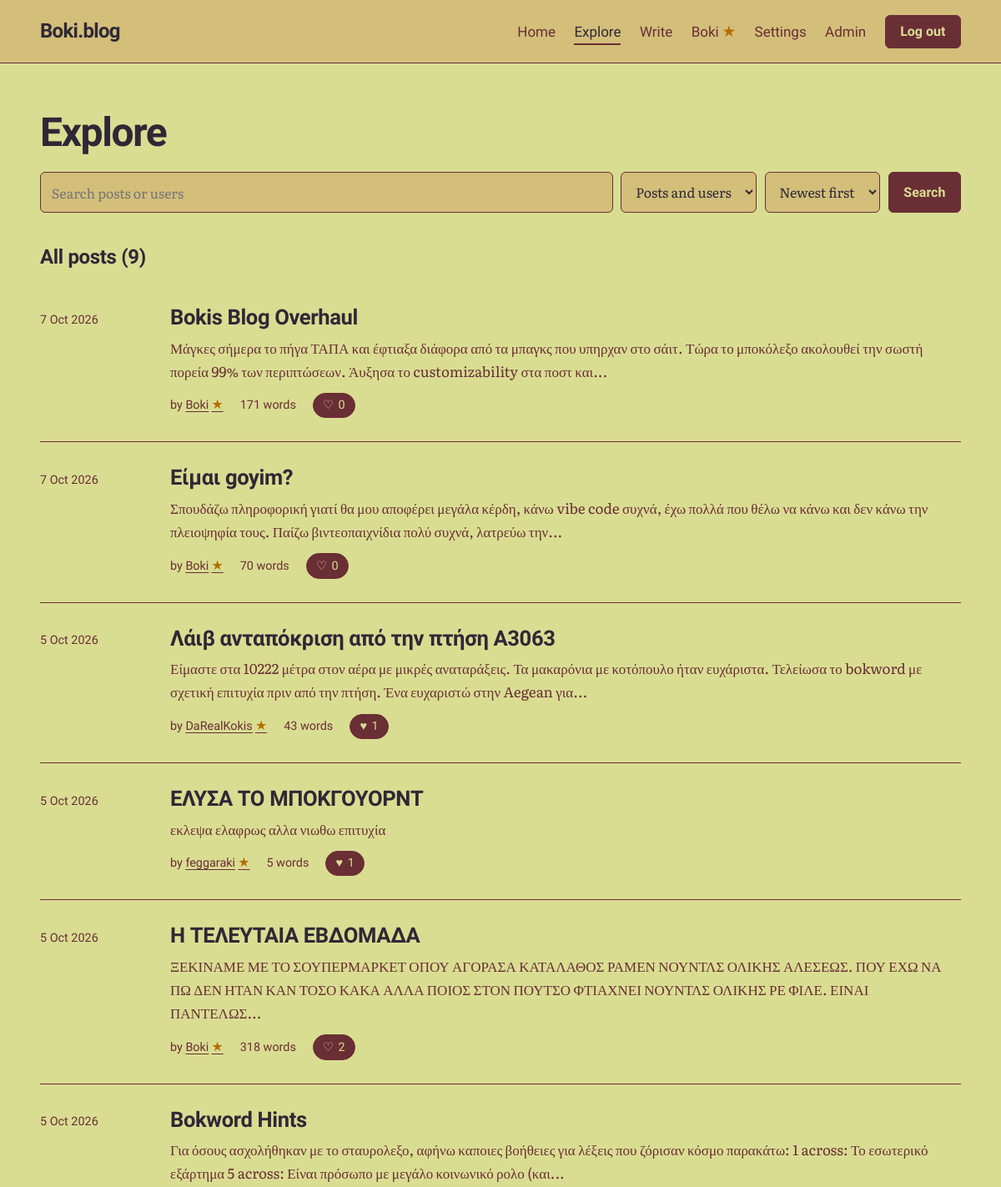
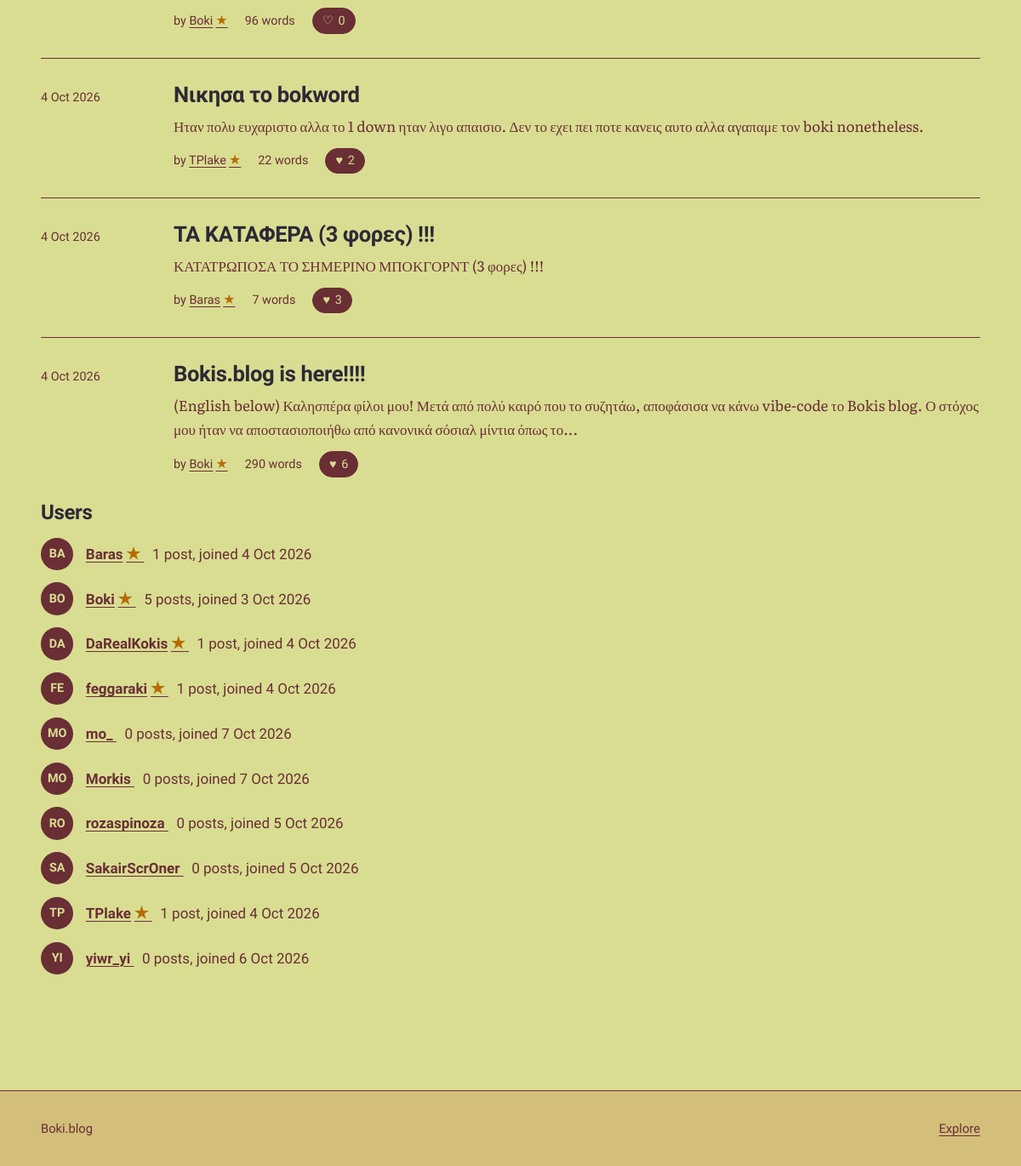
Page /explore (signed in) on the committed database (2 pictures, top to bottom).
### tables this page shows
CREATE TABLE users (
    id            INTEGER PRIMARY KEY,
    username      TEXT NOT NULL UNIQUE COLLATE NOCASE,
    password_hash TEXT NOT NULL,
    is_admin      INTEGER NOT NULL DEFAULT 0,
    created_at    TEXT NOT NULL DEFAULT (datetime('now')),
    bio           TEXT NOT NULL DEFAULT '',
    avatar        TEXT,
    profile_bg    TEXT NOT NULL DEFAULT '#D9DD92',
    profile_text  TEXT NOT NULL DEFAULT '#2E2836'
, avatar_position_x INTEGER NOT NULL DEFAULT 50, avatar_position_y INTEGER NOT NULL DEFAULT 50, bokword_victories INTEGER NOT NULL DEFAULT 0, boknections_victories INTEGER NOT NULL DEFAULT 0);

CREATE TABLE posts (
    id         INTEGER PRIMARY KEY,
    user_id    INTEGER NOT NULL REFERENCES users(id) ON DELETE CASCADE,
    title      TEXT NOT NULL,
    body       TEXT NOT NULL,
    created_at TEXT NOT NULL DEFAULT (datetime('now')),
    updated_at TEXT,
    image      TEXT,
    text_color TEXT NOT NULL DEFAULT '#2E2836',
    title_color TEXT NOT NULL DEFAULT '#2E2836',
    background_color TEXT NOT NULL DEFAULT '#D9DD92'
, accent_color TEXT NOT NULL DEFAULT '#6A2E35', surface_color TEXT NOT NULL DEFAULT '#D3BE7A', button_text_color TEXT NOT NULL DEFAULT '#D9DD92');

### app.py (the view)
@app.get("/explore")
def explore():
    q = request.args.get("q", "").strip()[:100]
    kind = request.args.get("type", "all")
    sort = request.args.get("sort", "new")
    if kind not in ("all", "posts", "users"):
        kind = "all"
    if sort not in SORTS:
        sort = "new"
    page = request.args.get("page", 1, type=int)
    users, posts, total, pages = [], [], 0, 1
    if q:
        pattern = like_pattern(q)
        if kind in ("all", "users"):
            users = db().execute(
                """SELECT u.username, u.created_at,
                          EXISTS(
                            SELECT 1 FROM crossword_completions c
                            JOIN crossword_state s ON s.id = 1
                            WHERE c.user_id = u.id AND c.puzzle_version = s.version
                          ) AS crossword_star,
                          (SELECT COUNT(*) FROM posts WHERE user_id = u.id) AS post_count
                   FROM users u WHERE u.username LIKE ? ESCAPE '\\'
                   ORDER BY u.username LIMIT 20""", (pattern,)).fetchall()
        if kind in ("all", "posts"):
            posts, total, page, pages = fetch_posts(
                "(p.title LIKE ? ESCAPE '\\' OR p.body LIKE ? ESCAPE '\\' "
                "OR u.username LIKE ? ESCAPE '\\')",
                (pattern, pattern, pattern), sort, page)
    else:
        if kind in ("all", "users"):
            users = db().execute(
                """SELECT u.username, u.created_at,
                          EXISTS(
                            SELECT 1 FROM crossword_completions c
                            JOIN crossword_state s ON s.id = 1
                            WHERE c.user_id = u.id AND c.puzzle_version = s.version
                          ) AS crossword_star,
                          (SELECT COUNT(*) FROM posts WHERE user_id = u.id) AS post_count
                   FROM users u
                   ORDER BY u.username LIMIT 20""").fetchall()
        if kind in ("all", "posts"):
            posts, total, page, pages = fetch_posts(sort=sort, page=page)
    return render_template("explore.html", q=q, kind=kind, sort=sort, users=users,
                           posts=posts, total=total, page=page, pages=pages)

### app.py (called while the page is built)
def db():
    if "db" not in g:
        g.db = sqlite3.connect(DB_PATH)
        g.db.row_factory = sqlite3.Row
        g.db.execute("PRAGMA foreign_keys = ON")
    return g.db

def get_setting(key):
    row = db().execute("SELECT value FROM settings WHERE key = ?", (key,)).fetchone()
    return row["value"] if row else None

def viewer_id():
    return g.user["id"] if g.user else -1

def boknections_enabled():
    return get_setting("boknections_enabled") == "1"

def flower_usernames():
    if "flower_users" not in g:
        g.flower_users = set()
        if boknections_enabled():
            rows = db().execute(
                "SELECT u.username FROM boknections_progress p "
                "JOIN boknections_state s ON s.id = 1 AND s.version = p.puzzle_version "
                "JOIN users u ON u.id = p.user_id WHERE p.solved = 1").fetchall()
            g.flower_users = {row["username"] for row in rows}
    return g.flower_users

def fetch_posts(where="1 = 1", params=(), sort="new", page=1):
    total = db().execute(
        f"SELECT COUNT(*) {POST_FROM} WHERE {where}", params).fetchone()[0]
    pages = max(1, -(-total // PER_PAGE))
    page = min(max(page, 1), pages)
    rows = db().execute(
        f"SELECT {POST_COLS} {POST_FROM} WHERE {where} "
        f"ORDER BY {SORTS[sort]} LIMIT ? OFFSET ?",
        (viewer_id(), *params, PER_PAGE, (page - 1) * PER_PAGE)).fetchall()
    return rows, total, page, pages

@app.after_request
def security_headers(resp):
    resp.headers["Content-Security-Policy"] = (
        "default-src 'self'; style-src 'self' 'unsafe-inline' https://fonts.googleapis.com; "
        "font-src https://fonts.gstatic.com; img-src 'self' data:; "
        "form-action 'self'; frame-ancestors 'none'; base-uri 'self'")
    resp.headers["X-Content-Type-Options"] = "nosniff"
    resp.headers["Referrer-Policy"] = "same-origin"
    return resp

@app.context_processor
def inject_site():
    return {"site_name": app.config["SITE_NAME"]}

def parse_ts(value):
    return datetime.strptime(value, "%Y-%m-%d %H:%M:%S")

@app.template_filter("date")
def date_filter(value):
    dt = parse_ts(value)
    return f"{dt.day} {dt:%b %Y}"

@app.template_filter("iso")
def iso_filter(value):
    return parse_ts(value).strftime("%Y-%m-%d")

@app.template_filter("wordcount")
def wordcount_filter(text):
    return len(text.split())

### templates/explore.html (shortened to what this page needs)
{% extends "base.html" %}
{% from "_macros.html" import post_row, pager with context %}
{% from "_macros.html" import user_name %}
{% block content %}
<div class="wrap page">
  <h1 class="page-title">Explore</h1>
  <form class="search" method="get" action="{{ url_for('explore') }}" role="search">
    <input id="q" name="q" type="search" value="{{ q }}" placeholder="Search posts or users" maxlength="100" autocomplete="off">
    <select id="type" name="type">
      <option value="all" {% if kind == 'all' %}selected{% endif %}>Posts and users</option>
    </select>
    <select id="sort" name="sort">
      <option value="new" {% if sort == 'new' %}selected{% endif %}>Newest first</option>
    </select>
    <button class="button" type="submit">Search</button>
  </form>
  {% set next = request.full_path.rstrip('?') %}
  {% if q %}
    {% if kind in ('all', 'posts') %}
      <section aria-labelledby="posts-title">
        <h2 class="section-title" id="posts-title">Posts ({{ total }})</h2>
        {% if posts %}
          <ol class="post-list">{% for p in posts %}{{ post_row(p, next) }}{% endfor %}</ol>
          {{ pager('explore', page, pages, {'q': q, 'type': kind, 'sort': sort}) }}
        {% else %}
          <p class="empty">No posts match &ldquo;{{ q }}&rdquo;. Try fewer or different words.</p>
        {% endif %}
      </section>
    {% endif %}
    {% if kind in ('all', 'users') %}
      <section aria-labelledby="users-title">
        <h2 class="section-title" id="users-title">Users</h2>
        {% if users %}
          <ul class="user-list">
            {% for u in users %}
              <li>
                <span class="avatar small" aria-hidden="true">{{ u.username[:2]|upper }}</span>
                <div>
                  <a href="{{ url_for('profile', username=u.username) }}">{{ user_name(u.username, u.crossword_star) }}</a>
                  <span class="muted">{{ u.post_count }} {{ 'post' if u.post_count == 1 else 'posts' }}, joined {{ u.created_at|date }}</span>
                </div>
              </li>
            {% endfor %}
          </ul>
        {% else %}
          <p class="empty">No users match &ldquo;{{ q }}&rdquo;.</p>
        {% endif %}
      </section>
    {% endif %}
  {% else %}
    {% if kind in ('all', 'posts') %}
      <section aria-labelledby="all-title">
        <h2 class="section-title" id="all-title">All posts ({{ total }})</h2>
        {% if posts %}
          <ol class="post-list">{% for p in posts %}{{ post_row(p, next) }}{% endfor %}</ol>
        {% else %}
          <p class="empty">Nothing has been published yet.</p>
        {% endif %}
      </section>
    {% endif %}
    {% if kind in ('all', 'users') %}
      <section aria-labelledby="users-title">
        <h2 class="section-title" id="users-title">Users</h2>
        {% if users %}
          <ul class="user-list">
            {% for u in users %}
              <li>
                <span class="avatar small" aria-hidden="true">{{ u.username[:2]|upper }}</span>
                <div>
                  <a href="{{ url_for('profile', username=u.username) }}">{{ user_name(u.username, u.crossword_star) }}</a>
                  <span class="muted">{{ u.post_count }} {{ 'post' if u.post_count == 1 else 'posts' }}, joined {{ u.created_at|date }}</span>
                </div>
              </li>
            {% endfor %}
          </ul>
        {% else %}
          <p class="empty">No users have joined yet.</p>
        {% endif %}
      </section>
    {% endif %}
  {% endif %}
</div>
{% endblock %}

### templates/_macros.html (shortened to what this page needs)
{% macro like_button(post, next) %}
  {% if g.user %}
    <form class="inline-form" method="post" action="{{ url_for('toggle_like', post_id=post.id) }}">
      <button class="like {% if post.liked %}is-liked{% endif %}" type="submit" aria-pressed="{{ 'true' if post.liked else 'false' }}">
        <span aria-hidden="true">{{ '♥' if post.liked else '♡' }}</span>
        {{ post.like_count }}
      </button>
    </form>
  {% else %}
    <a class="like" href="{{ url_for('login', next=next) }}">
      <span aria-hidden="true">♡</span> {{ post.like_count }}
      <span class="sr">{{ 'like' if post.like_count == 1 else 'likes' }}, log in to like</span>
    </a>
  {% endif %}
{% endmacro %}
{% macro user_name(username, crossword_star=false) %}
  {{ username }}{% if crossword_star %}<span class="achievement-star" role="img" aria-label="Solved the current Weekly Bokword" title="Solved the current Weekly Bokword">★</span>{% endif %}
{% endmacro %}
{% macro post_row(post, next) %}
  <li class="post-item">
    <time datetime="{{ post.created_at|iso }}">{{ post.created_at|date }}</time>
    <div>
      <h3><a href="{{ url_for('post', post_id=post.id) }}">{{ post.title }}</a></h3>
      <p>{{ post.body|excerpt }}</p>
      <ul class="meta">
        <li>by <a href="{{ url_for('profile', username=post.username) }}">{{ user_name(post.username, post.crossword_star) }}</a></li>
        <li>{{ post.body|wordcount }} {{ 'word' if (post.body|wordcount) == 1 else 'words' }}</li>
        <li>{{ like_button(post, next) }}</li>
      </ul>
    </div>
  </li>
{% endmacro %}

### static/style.css (style rules this page uses)
:root { --bg: #D9DD92; --surface: #D3BE7A; --ink: #2E2836; --chrome-ink: var(--ink); --ink-soft: #6A2E35; --line: #6A2E35; --accent: #6A2E35; --accent-ink: #D9DD92; --mark: #D3BE7A; --danger: #6A2E35; --ok: #2E2836; --font-display: "Bricolage Grotesque", "Helvetica Neue", Arial, sans-serif; --font-body: "Literata", Georgia, "Times New Roman", serif; --measure: 38rem; --page: 72rem; --gap: clamp(1.25rem, 4vw, 3rem); }
*, *::before, *::after { box-sizing: border-box; }
html { -webkit-text-size-adjust: 100%; }
body { margin: 0; min-height: 100vh; display: flex; flex-direction: column; background: var(--bg); color: var(--ink); font-family: var(--font-body); font-size: 1.0625rem; line-height: 1.65; }
a { color: var(--accent); text-underline-offset: 0.2em; text-decoration-thickness: 1px; }
h1, h2, h3, h4 { font-family: var(--font-display); line-height: 1.12; letter-spacing: -0.015em; margin: 0; }
.wrap { width: min(100% - 2 * var(--gap), var(--page)); margin-inline: auto; }
.muted { color: var(--ink-soft); }
.inline-form { display: inline; margin: 0; }
.achievement-star { color: #B56D00; font-size: 1.1em; line-height: 1; margin-left: 0.2em; vertical-align: baseline; }
.section-title { font-size: 1.5rem; font-weight: 700; margin-bottom: 1rem; }
.meta { display: flex; flex-wrap: wrap; align-items: center; gap: 0.25rem 1.25rem; margin: 0; padding: 0; list-style: none; font-family: var(--font-display); font-size: 0.9rem; color: var(--ink-soft); }
.like { display: inline-flex; align-items: center; gap: 0.35rem; padding: 0.15rem 0.7rem; border-radius: 999px; border: 1px solid var(--accent); background: var(--accent); color: var(--accent-ink); font: inherit; font-family: var(--font-display); font-size: 0.9rem; cursor: pointer; text-decoration: none; }
.like.is-liked { background: var(--accent); border-color: var(--accent); color: var(--accent-ink); }
.page { padding-block: clamp(2rem, 5vw, 3.5rem) clamp(3rem, 8vw, 6rem); }
.page-title { font-size: clamp(2rem, 5vw, 3rem); font-weight: 800; letter-spacing: -0.03em; margin-bottom: 1.25rem; }
.post-list { list-style: none; margin: 0; padding: 0; }
.post-item { display: grid; grid-template-columns: 8rem minmax(0, 1fr); gap: 0.5rem 1.75rem; padding-block: 1.75rem; border-top: 1px solid var(--line); }
.post-item:first-child { border-top: 0; }
.post-item time { font-family: var(--font-display); font-size: 0.9rem; color: var(--ink-soft); padding-top: 0.35rem; }
.post-item h3 { font-size: 1.6rem; font-weight: 700; margin-bottom: 0.5rem; }
.post-item h3 a { color: var(--ink); text-decoration: none; }
.post-item p { margin: 0 0 0.75rem; color: var(--ink-soft); }
.search { display: flex; flex-wrap: wrap; gap: 0.6rem; margin-bottom: 2.5rem; }
.search input[type="search"] { flex: 1 1 16rem; }
.search select { flex: 0 1 auto; }
.user-list { list-style: none; margin: 0 0 2.5rem; padding: 0; display: grid; gap: 0.9rem; }
.user-list li { display: flex; align-items: center; gap: 0.9rem; font-family: var(--font-display); }
.user-list a { font-weight: 600; margin-right: 0.6rem; }
.avatar { width: 4rem; height: 4rem; flex: none; border-radius: 50%; background: var(--accent); color: var(--accent-ink); display: grid; place-items: center; font-family: var(--font-display); font-weight: 800; font-size: 1.4rem; object-fit: cover; }
.avatar.small { width: 2.4rem; height: 2.4rem; font-size: 0.9rem; }
input[type="text"], input[type="password"], input[type="search"], select, textarea { width: 100%; padding: 0.65rem 0.8rem; border: 1px solid var(--line); border-radius: 6px; background: var(--surface); color: var(--ink); font: inherit; font-size: 1rem; }
select { width: auto; }
.button { display: inline-block; padding: 0.6rem 1.1rem; border: 1px solid var(--accent); border-radius: 6px; background: var(--accent); color: var(--accent-ink); font-family: var(--font-display); font-weight: 600; font-size: 1rem; text-decoration: none; cursor: pointer; }

### rows in the picture
users: username "Boki", username "BO", post_count "5", post_count "posts", created_at "3 Oct 2026"
posts: created_at "7 Oct 2026", title "Bokis Blog Overhaul", body|excerpt "Μάγκες σήμερα το πήγα ΤΑΠΑ και έφτιαξα διάφορα από τα μπαγκς που υπηρχαν στο σάιτ. Τώρα το μποκόλεξο ακολουθεί την σωστή πορεία 99% των περιπτώσεων. Άυξησα το customizability στα ποστ και...", body "171", body "words", liked "♡", like_count "0"
posts: created_at "7 Oct 2026", title "Είμαι goyim?", body|excerpt "Σπουδάζω πληροφορική γιατί θα μου αποφέρει μεγάλα κέρδη, κάνω vibe code συχνά, έχω πολλά που θέλω να κάνω και δεν κάνω την πλειοψηφία τους. Παίζω βιντεοπαιχνίδια πολύ συχνά, λατρεύω την...", body "70", body "words", liked "♡", like_count "0"
posts: created_at "5 Oct 2026", title "Λάιβ ανταπόκριση από την πτήση Α3063", body|excerpt "Είμαστε στα 10222 μέτρα στον αέρα με μικρές αναταράξεις. Τα μακαρόνια με κοτόπουλο ήταν ευχάριστα. Τελείωσα το bokword με σχετική επιτυχία πριν από την πτήση. Ένα ευχαριστώ στην Aegean για...", body "43", body "words", liked "♥", like_count "1"
users: username "DaRealKokis", username "DA", post_count "1", post_count "post", created_at "4 Oct 2026"
posts: created_at "5 Oct 2026", title "ΕΛΥΣΑ ΤΟ ΜΠΟΚΓΟΥΟΡΝΤ", body|excerpt "εκλεψα ελαφρως αλλα νιωθω επιτυχία", body "5", body "words", liked "♥", like_count "1"
users: username "feggaraki", username "FE", post_count "1", post_count "post", created_at "4 Oct 2026"
posts: created_at "5 Oct 2026", title "Η ΤΕΛΕΥΤΑΙΑ ΕΒΔΟΜΑΔΑ", body|excerpt "ΞΕΚΙΝΑΜΕ ΜΕ ΤΟ ΣΟΥΠΕΡΜΑΡΚΕΤ ΟΠΟΥ ΑΓΟΡΑΣΑ ΚΑΤΑΛΑΘΟΣ ΡΑΜΕΝ ΝΟΥΝΤΛΣ ΟΛΙΚΗΣ ΑΛΕΣΕΩΣ. ΠΟΥ ΕΧΩ ΝΑ ΠΩ ΔΕΝ ΗΤΑΝ ΚΑΝ ΤΟΣΟ ΚΑΚΑ ΑΛΛΑ ΠΟΙΟΣ ΣΤΟΝ ΠΟΥΤΣΟ ΦΤΙΑΧΝΕΙ ΝΟΥΝΤΛΣ ΟΛΙΚΗΣ ΡΕ ΦΙΛΕ. ΕΙΝΑΙ ΠΑΝΤΕΛΩΣ...", body "318", body "words", liked "♡", like_count "2"
posts: created_at "5 Oct 2026", title "Bokword Hints", body|excerpt "Για όσους ασχολήθηκαν με το σταυρολεξο, αφήνω καποιες βοήθειες για λέξεις που ζόρισαν κόσμο παρακάτω: 1 across: Το εσωτερικό εξάρτημα 5 across: Είναι πρόσωπο με μεγάλο κοινωνικό ρολο (και...", body "96", body "words", liked "♡", like_count "0"
posts: created_at "4 Oct 2026", title "Νικησα το bokword", body|excerpt "Ηταν πολυ ευχαριστο αλλα το 1 down ηταν λιγο απαισιο. Δεν το εχει πει ποτε κανεις αυτο αλλα αγαπαμε τον boki nonetheless.", body "22", body "words", liked "♥", like_count "2"
users: username "TPlake", username "TP", post_count "1", post_count "post", created_at "4 Oct 2026"
posts: created_at "4 Oct 2026", title "ΤΑ ΚΑΤΑΦΕΡΑ (3 φορες) !!!", body|excerpt "ΚΑΤΑΤΡΩΠΟΣΑ ΤΟ ΣΗΜΕΡΙΝΟ ΜΠΟΚΓΟΡΝΤ (3 φορες) !!!", body "7", body "words", liked "♥", like_count "3"
users: username "Baras", username "BA", post_count "1", post_count "post", created_at "4 Oct 2026"
posts: created_at "4 Oct 2026", title "Bokis.blog is here!!!!", body|excerpt "(English below) Καλησπέρα φίλοι μου! Μετά από πολύ καιρό που το συζητάω, αποφάσισα να κάνω vibe-code το Bokis blog. Ο στόχος μου ήταν να αποστασιοποιήθω από κανονικά σόσιαλ μίντια όπως το...", body "290", body "words", liked "♥", like_count "6"
users: username "MO", username "mo_", post_count "0", post_count "posts", created_at "7 Oct 2026"
users: username "MO", username "Morkis", post_count "0", post_count "posts", created_at "7 Oct 2026"
users: username "RO", username "rozaspinoza", post_count "0", post_count "posts", created_at "5 Oct 2026"
users: username "SA", username "SakairScrOner", post_count "0", post_count "posts", created_at "5 Oct 2026"
users: username "YI", username "yiwr_yi", post_count "0", post_count "posts", created_at "6 Oct 2026"

### other values in the picture
{{ site_name }} "Boki.blog"
{{ total }} "9"
